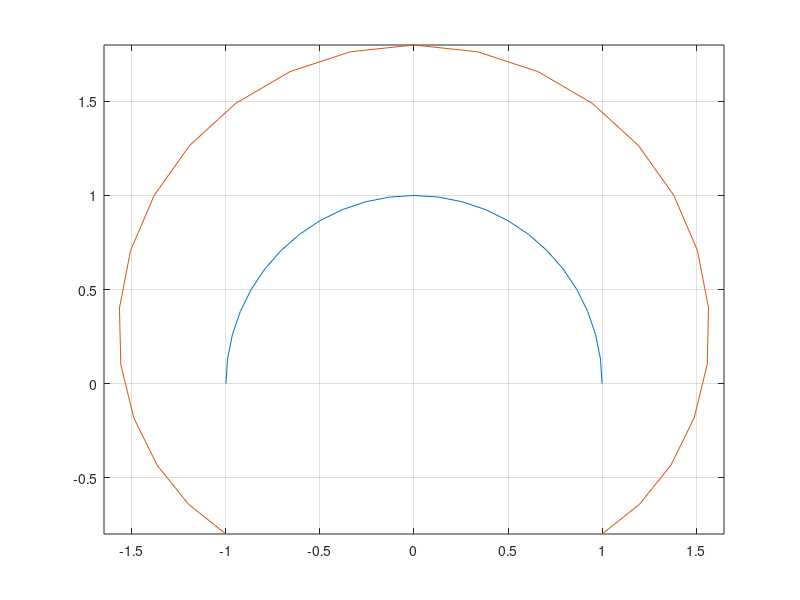
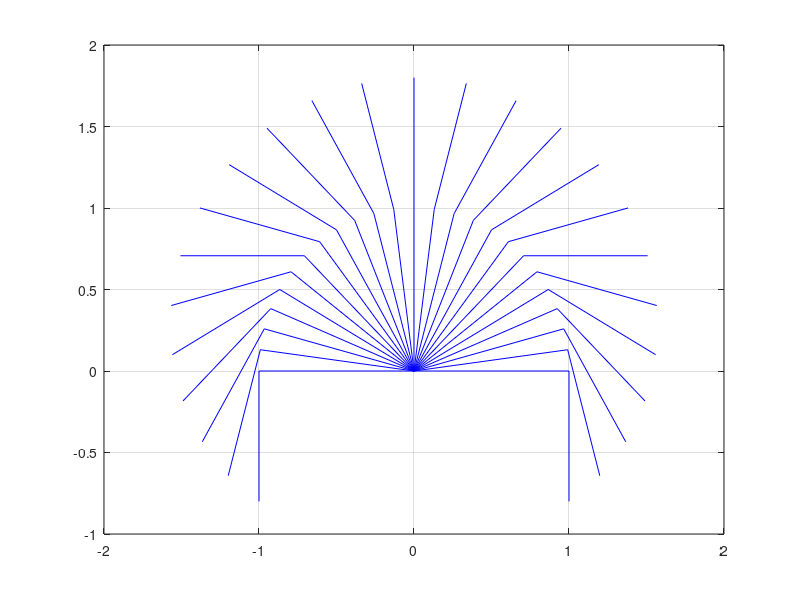

These charts were generated, in order, by the following MATLAB code:
% Manipulator - maticove reseni (pouze pro zajimavost)

clear all
clc;

% parametry manipulatoru
n=25; % pocet kroku motoru (kloub)
L1=1; L2=0.8; % parametry ramen
alfa=[linspace(0,180,n); linspace(-90,90,n)]; % matice uhlu

% matice polohy bodu manipulatoru v prostoru
x=zeros(3,n);
y=zeros(3,n);

% vypocet polohy v prostoru pro 50 kroku
% prostredni bod
x(2,:)=L1*cosd(alfa(1,:));
y(2,:)=L1*sind(alfa(1,:));

% koncovy bod
x(3,:)=L1*cosd(alfa(1,:))+L2*cosd(alfa(1,:)+alfa(2,:));
y(3,:)=L1*sind(alfa(1,:))+L2*sind(alfa(1,:)+alfa(2,:));

% vykresleni polohy druheho kloubu a efektoru
figure(1);
clf;

plot(x(2,:),y(2,:),x(3,:),y(3,:)); grid on
axis('equal')

% rozsireni: vykreslime faze polohy ramene manipulatoru
figure(2);
clf;
plot(x,y,'b'); % vykresleni trajektorie maticove
hold on;
grid on;

% plot(0,0,'ko','linewidth',5)
% plot(x(2,:),y(2,:),'k.', x(3,:),y(3,:),'kd')